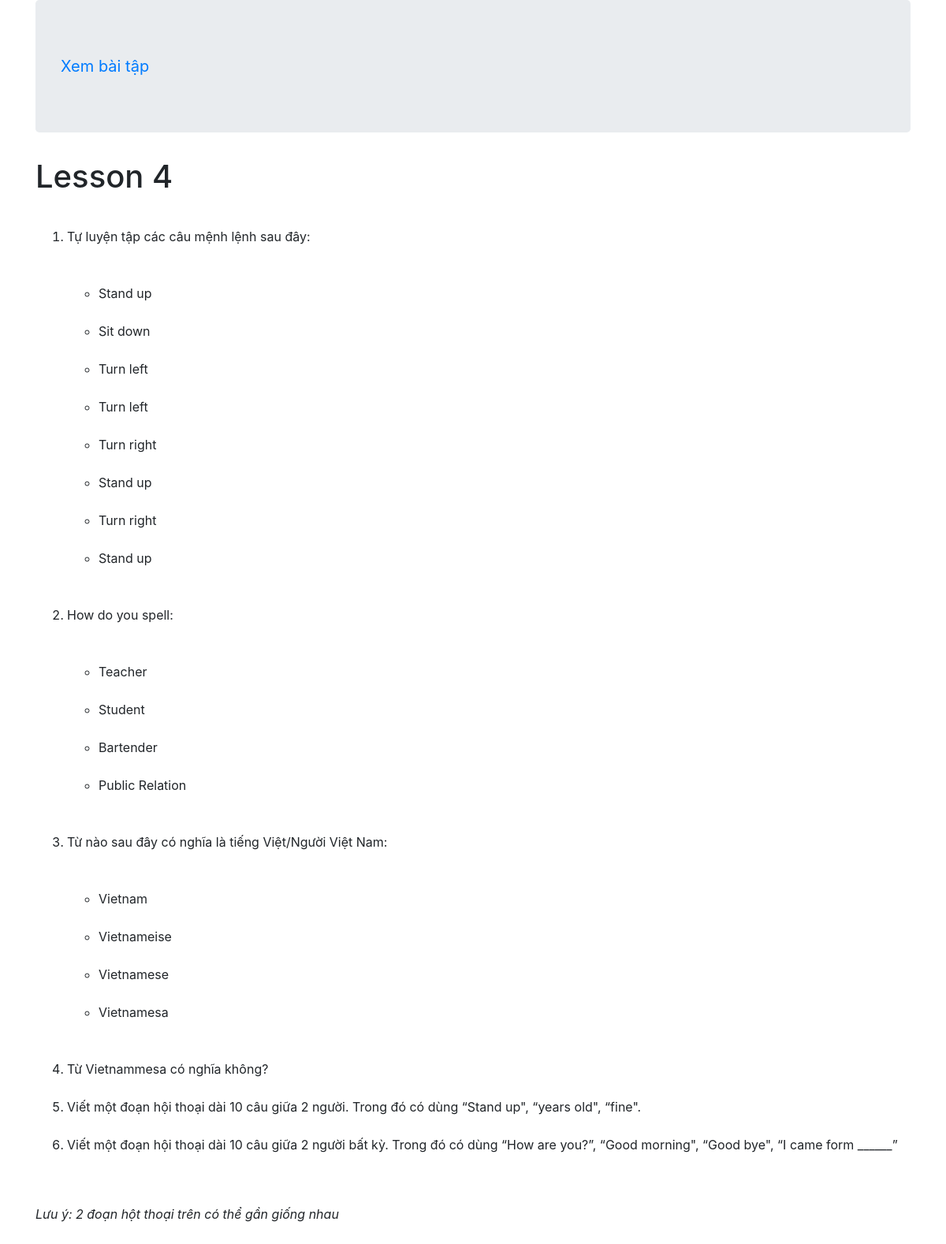
The app's page /homeworks/6/ with its own data.
### my_app/models.py (models this page shows, shortened)
class Homework(models.Model):
    lecture = models.CharField( max_length=50)
    questions = models.TextField(null = True)
    question_img = models.ImageField( upload_to='homeworks', null='True', blank = 'True')
    answers = []

### my_app/views.py (the view)
# urls.py: path('<int:pk>/', views.HomeworkDetailView.as_view(), name='detail'),
class HomeworkDetailView(DetailView):
    model = Homework

### my_app/templates/my_app/homework_detail.html (shortened to what this page needs)
{% extends 'base.html' %}
{% block Body %}
 <h1> {{homework.lecture}} </h1>
 <p> {{homework.questions|safe|linebreaksbr}} </p>
{% endblock Body %}

### records on screen
Homework: lecture "Lesson 4", questions "Tự luyện tập các câu mệnh lệnh sau đây: Stand up Sit down Turn left Turn left Turn right Stand up Turn right Stand up How do you spell: Teacher Student Bartender Public Relation Từ nào sau đây có nghĩa là tiếng Việt/Người Việt Nam: Vietnam Vietnameise Vietnamese Vietnamesa Từ Vietnammesa có nghĩa không? Viết một đoạn hội thoại dài 10 câu giữa 2 người. Trong đó có dùng “Stand up\", “years old\", “fine\". Viết một đoạn hội thoại dài 10 câu giữa 2 người bất kỳ. Trong đó có dùng “How are you?”, “Good morning\", “Good bye\", “I came form ______” Lưu ý: 2 đoạn hột thoại trên có thể gần giống nhau"
